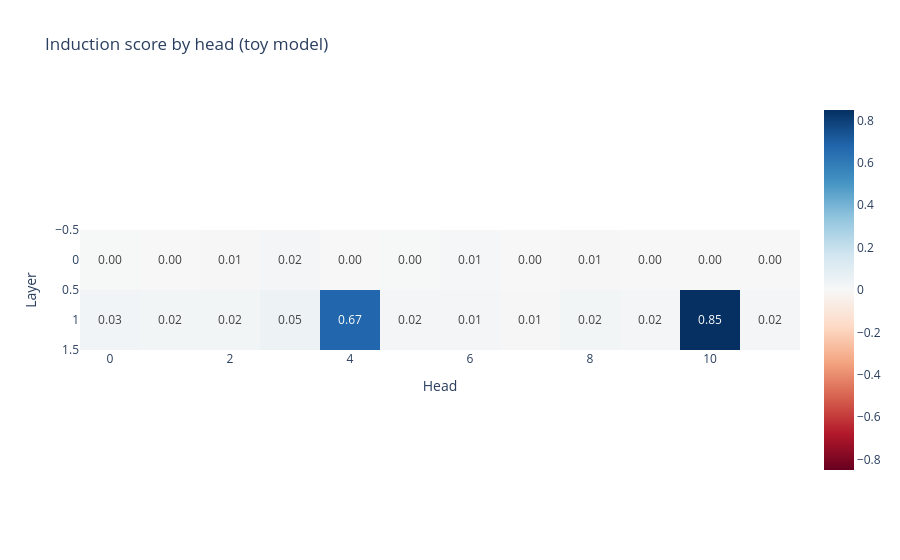

The notebook cell saved with this chart:
### Code cell
# ✅ check
toy_induction_scores = get_induction_scores(model)
heatmap(toy_induction_scores, "Induction score by head (toy model)", text_auto=".2f")
assert toy_induction_scores[1, 4] > 0.5 and toy_induction_scores[1, 10] > 0.5

### Figure 1 — Plotly figure (JSON) as saved in the notebook; plotly's stock layout.template omitted (floating-point values rounded to 4 significant figures)
{"data": [{"coloraxis": "coloraxis", "hovertemplate": "Head: %{x}<br>Layer: %{y}<br>color: %{z}<extra></extra>", "name": "0", "texttemplate": "%{z:.2f}", "type": "heatmap", "xaxis": "x", "yaxis": "y", "z": [[0.002646, 0.0006964, 0.005492, 0.01688, 0.0005503, 0.004066, 0.01203, 3.067e-09, 0.005103, 0.0001918, 0.0005646, 0.0003934], [0.0285, 0.02073, 0.02054, 0.04525, 0.6743, 0.01774, 0.01457, 0.006013, 0.02271, 0.01825, 0.8494, 0.0151]]}], "layout": {"coloraxis": {"autocolorscale": false, "cmid": 0.0, "colorscale": [[0.0, "rgb(103,0,31)"], [0.1, "rgb(178,24,43)"], [0.2, "rgb(214,96,77)"], [0.3, "rgb(244,165,130)"], [0.4, "rgb(253,219,199)"], [0.5, "rgb(247,247,247)"], [0.6, "rgb(209,229,240)"], [0.7, "rgb(146,197,222)"], [0.8, "rgb(67,147,195)"], [0.9, "rgb(33,102,172)"], [1.0, "rgb(5,48,97)"]]}, "title": {"text": "Induction score by head (toy model)"}, "xaxis": {"anchor": "y", "constrain": "domain", "domain": [0.0, 1.0], "scaleanchor": "y", "title": {"text": "Head"}}, "yaxis": {"anchor": "x", "autorange": "reversed", "constrain": "domain", "domain": [0.0, 1.0], "title": {"text": "Layer"}}}}
